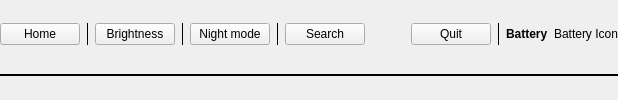
      <widget class="QStackedWidget" name="buttonsBarWidget">
       <widget class="QWidget" name="page_2">
        <layout class="QVBoxLayout" name="verticalLayout_9">
         <property name="leftMargin">
          <number>0</number>
         </property>
         <property name="topMargin">
          <number>0</number>
         </property>
         <property name="rightMargin">
          <number>0</number>
         </property>
         <property name="bottomMargin">
          <number>0</number>
         </property>
         <item>
          <layout class="QGridLayout" name="gridLayout_7">
           <property name="bottomMargin">
            <number>0</number>
           </property>
           <item row="0" column="8">
            <spacer name="horizontalSpacer_2">
             <property name="orientation">
              <enum>Qt::Horizontal</enum>
             </property>
             <property name="sizeHint" stdset="0">
              <size>
               <width>40</width>
               <height>20</height>
              </size>
             </property>
            </spacer>
           </item>
           <item row="0" column="10">
            <widget class="Line" name="line_19">
             <property name="frameShadow">
              <enum>QFrame::Plain</enum>
             </property>
             <property name="orientation">
              <enum>Qt::Vertical</enum>
             </property>
            </widget>
           </item>
           <item row="0" column="3">
            <widget class="Line" name="line_7">
             <property name="frameShadow">
              <enum>QFrame::Plain</enum>
             </property>
             <property name="lineWidth">
              <number>1</number>
             </property>
             <property name="orientation">
              <enum>Qt::Vertical</enum>
             </property>
            </widget>
           </item>
           <item row="0" column="11">
            <widget class="QLabel" name="batteryLabel">
             <property name="font">
              <font>
               <bold>true</bold>
              </font>
             </property>
             <property name="text">
              <string>Battery</string>
             </property>
            </widget>
           </item>
           <item row="0" column="1">
            <widget class="Line" name="line_15">
             <property name="frameShadow">
              <enum>QFrame::Plain</enum>
             </property>
             <property name="orientation">
              <enum>Qt::Vertical</enum>
             </property>
            </widget>
           </item>
           <item row="0" column="12">
            <widget class="QLabel" name="batteryIconLabel">
             <property name="text">
              <string>Battery Icon</string>
             </property>
            </widget>
           </item>
           <item row="0" column="4">
            <widget class="QPushButton" name="nightModeBtn">
             <property name="text">
              <string>Night mode</string>
             </property>
            </widget>
           </item>
           <item row="0" column="9">
            <widget class="QPushButton" name="quitBtn">
             <property name="text">
              <string>Quit</string>
             </property>
            </widget>
           </item>
           <item row="0" column="0">
            <widget class="QPushButton" name="homeBtn">
             <property name="text">
              <string>  Home  </string>
             </property>
            </widget>
           </item>
           <item row="0" column="5">
            <widget class="Line" name="line_17">
             <property name="frameShadow">
              <enum>QFrame::Plain</enum>
             </property>
             <property name="orientation">
              <enum>Qt::Vertical</enum>
             </property>
            </widget>
           </item>
           <item row="0" column="6">
            <widget class="QPushButton" name="searchBtn">
             <property name="text">
              <string>Search</string>
             </property>
            </widget>
           </item>
           <item row="0" column="2">
            <widget class="QPushButton" name="brightnessBtn">
             <property name="text">
              <string>Brightness</string>
             </property>
            </widget>
           </item>
          </layout>
         </item>
         <item>
          <widget class="Line" name="line_4">
           <property name="frameShadow">
            <enum>QFrame::Plain</enum>
           </property>
           <property name="lineWidth">
            <number>2</number>
           </property>
           <property name="orientation">
            <enum>Qt::Horizontal</enum>
           </property>
          </widget>
         </item>
        </layout>
       </widget>
       <widget class="QWidget" name="page_6"/>
      </widget>
